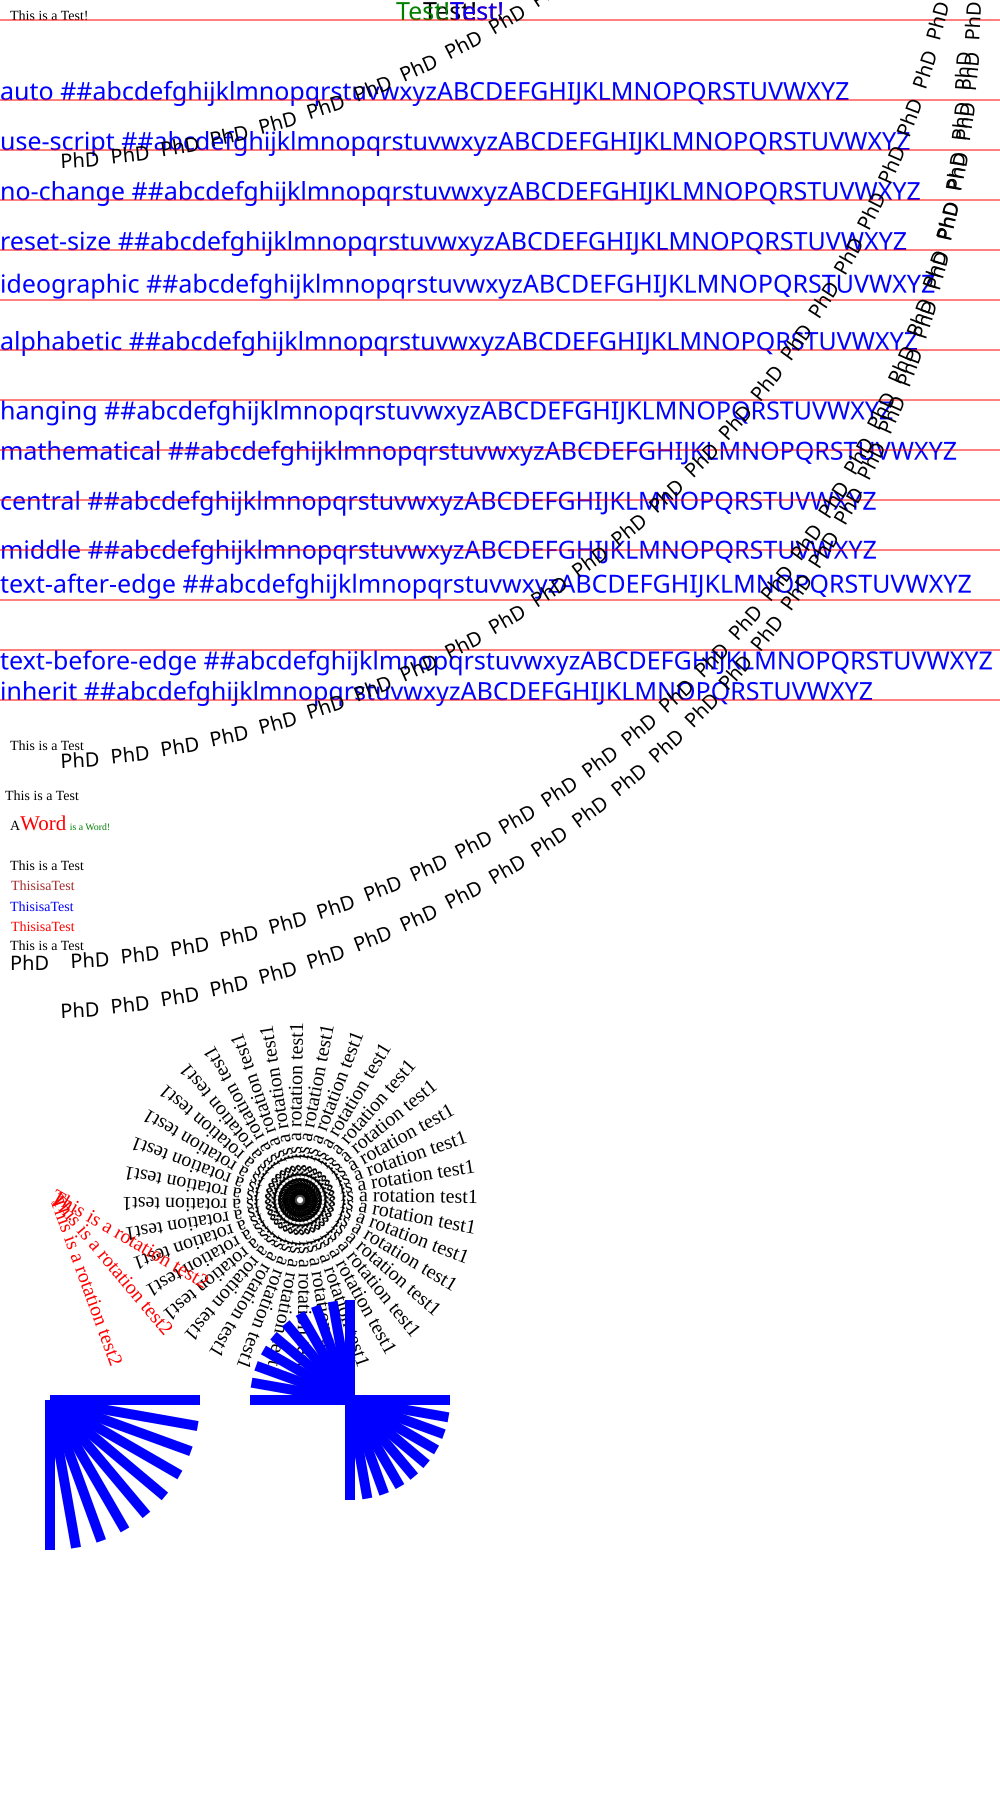

This figure's Python source:
#!/usr/bin/env python3
# coding: utf-8

import svgwrite

dwg = svgwrite.Drawing("text.example.svg", (1000, 1800), debug=True)
paragraph = dwg.add(dwg.g(font_size=14))
paragraph.add(dwg.text("This is a Test!", (10,20)))

#横向位置
paragraph.add(dwg.text("Test!", insert=(450, 20),
        text_anchor='middle', font_family="sans-serif", font_size='25px', fill='black'))
paragraph.add(dwg.text("Test!", insert=(450, 20),
        text_anchor='start', font_family="sans-serif", font_size='25px', fill='red'))
paragraph.add(dwg.text("Test!", insert=(450, 20),
        text_anchor='end', font_family="sans-serif", font_size='25px', fill='green'))
paragraph.add(dwg.text("Test!", insert=(450, 20),
        text_anchor='inherit', font_family="sans-serif", font_size='25px', fill='blue'))
dwg.add(dwg.line((0,20),(1000,20),stroke="red"))

#纵向位置
poslist=["auto", "use-script", "no-change", "reset-size", "ideographic", "alphabetic", "hanging", "mathematical", "central", "middle", "text-after-edge", "text-before-edge", "inherit"]
allpos = "\t##abcdefghijklmnopqrstuvwxyzABCDEFGHIJKLMNOPQRSTUVWXYZ"
y = 100
for db in poslist:
    paragraph.add(dwg.text(db+allpos, insert=(0, y),
        dominant_baseline=db, font_family="sans-serif", font_size='25px', fill='blue'))
    dwg.add(dwg.line((0,y),(1000,y),stroke="red"))
    y = y + 50

#字符纵向位移
paragraph.add(dwg.text("This is a Test", x=[10], y=[y, y+5,y+10, y+15, y+20]))
#字符横向位置
paragraph.add(dwg.text("This is a Test", x=[5, 10, 20, 25, 30, 100], y=[y+50]))
#字符串内部格式变化
atext = dwg.text("A", font_size='1.0em', insert=(10, y+80))
atext.add(dwg.tspan(' Word', font_size='1.5em', fill='red'))
atext.add(dwg.tspan(' is a Word!', font_size='0.7em', fill='green'))
paragraph.add(atext)

#字符串位移
paragraph.add(dwg.text("This is a Test", (10, y+120)))
paragraph.add(dwg.text("ThisisaTest", (10, y+140), dx=[1,2,3,4,5,6,7,8,9,10,11,12,13,14,15], fill = "brown"))
paragraph.add(dwg.text("ThisisaTest", (10, y+160), dy=[1,2,3,4,5,6,7,8,9,10,11,12,13,14,15], fill = "blue"))
paragraph.add(dwg.text("ThisisaTest", (10, y+180), dx=[1,2,3,4,5,6,7,8,9,10,11,12,13,14,15], dy=[1,2,3,4,5,6,7,8,9,10,11,12,13,14,15], fill = "red"))

#字符串中单个字符旋转
paragraph.add(dwg.text("This is a Test", (10, y+200), rotate=[90]))


#paragraph.add(dwg.text("This is a Test", (10, y+220),  transform="rotate(30)"))
#字符串整体旋转

#错误的方法
text = dwg.add(dwg.g(id = "text.group", font_family="sans-serif", font_size=20, fill='black'))
text.add(dwg.text("PhD", insert=(10, y+220)))
for i in range(3,90,3):
    rottext = "translate(10,0)rotate(-"+ str(i) + ")"
    text.add(dwg.text("PhD", insert=(10, y+220), transform=rottext))
for i in range(3,90,3):
    rottext = "translate(0,50)rotate(-"+ str(i) + ")"
    text.add(dwg.text("PhD", insert=(10, y+220), transform=rottext))
for i in range(3,90,3):
    rottext = "translate(0,-200)rotate(-"+ str(i) + ")"
    text.add(dwg.text("PhD", insert=(10, y+220), transform=rottext))
for i in range(3,90,3):
    rottext = "translate(0,-800)rotate(-"+ str(i) + ")"
    text.add(dwg.text("PhD", insert=(10, y+220), transform=rottext))

#正确的两种方法
#1
textrotation0 = dwg.add(dwg.g(transform="translate(300,1200)"))
for i in range(1, 360, 10):
    textrotation1= textrotation0.add(dwg.g(transform="rotate(" + str(i) + ")"))
    textrotation1.add(dwg.text("This is a rotation test1", insert = (0, 0), fill = "black", font_size="20"))
#2
dwg.add(dwg.text("This is a rotation test2", insert = (0, 0), fill = "red", font_size="20", transform="translate(50, 1200)rotate(30)"))
dwg.add(dwg.text("This is a rotation test2", insert = (0, 0), fill = "red", font_size="20", transform="translate(50, 1200)rotate(50)"))
dwg.add(dwg.text("This is a rotation test2", insert = (0, 0), fill = "red", font_size="20", transform="translate(50, 1200)rotate(70)"))

#直线以其一端为圆心旋转
dwg.add(dwg.line(start = (0, 0), end = (150,0),stroke_width=10, stroke="blue",  transform="translate(50, 1400)rotate(0)"))
dwg.add(dwg.line(start = (0, 0), end = (150,0),stroke_width=10, stroke="blue",  transform="translate(50, 1400)rotate(10)"))
dwg.add(dwg.line(start = (0, 0), end = (150,0),stroke_width=10, stroke="blue",  transform="translate(50, 1400)rotate(20)"))
dwg.add(dwg.line(start = (0, 0), end = (150,0),stroke_width=10, stroke="blue",  transform="translate(50, 1400)rotate(30)"))
dwg.add(dwg.line(start = (0, 0), end = (150,0),stroke_width=10, stroke="blue",  transform="translate(50, 1400)rotate(40)"))
dwg.add(dwg.line(start = (0, 0), end = (150,0),stroke_width=10, stroke="blue",  transform="translate(50, 1400)rotate(50)"))
dwg.add(dwg.line(start = (0, 0), end = (150,0),stroke_width=10, stroke="blue",  transform="translate(50, 1400)rotate(60)"))
dwg.add(dwg.line(start = (0, 0), end = (150,0),stroke_width=10, stroke="blue",  transform="translate(50, 1400)rotate(70)"))
dwg.add(dwg.line(start = (0, 0), end = (150,0),stroke_width=10, stroke="blue",  transform="translate(50, 1400)rotate(80)"))
dwg.add(dwg.line(start = (0, 0), end = (150,0),stroke_width=10, stroke="blue",  transform="translate(50, 1400)rotate(90)"))

#直线以其中心为圆心旋转
dwg.add(dwg.line(start = (-100, 0), end = (100,0),stroke_width=10, stroke="blue",  transform="translate(350, 1400)rotate(0)"))
dwg.add(dwg.line(start = (-100, 0), end = (100,0),stroke_width=10, stroke="blue",  transform="translate(350, 1400)rotate(10)"))
dwg.add(dwg.line(start = (-100, 0), end = (100,0),stroke_width=10, stroke="blue",  transform="translate(350, 1400)rotate(20)"))
dwg.add(dwg.line(start = (-100, 0), end = (100,0),stroke_width=10, stroke="blue",  transform="translate(350, 1400)rotate(30)"))
dwg.add(dwg.line(start = (-100, 0), end = (100,0),stroke_width=10, stroke="blue",  transform="translate(350, 1400)rotate(40)"))
dwg.add(dwg.line(start = (-100, 0), end = (100,0),stroke_width=10, stroke="blue",  transform="translate(350, 1400)rotate(50)"))
dwg.add(dwg.line(start = (-100, 0), end = (100,0),stroke_width=10, stroke="blue",  transform="translate(350, 1400)rotate(60)"))
dwg.add(dwg.line(start = (-100, 0), end = (100,0),stroke_width=10, stroke="blue",  transform="translate(350, 1400)rotate(70)"))
dwg.add(dwg.line(start = (-100, 0), end = (100,0),stroke_width=10, stroke="blue",  transform="translate(350, 1400)rotate(80)"))
dwg.add(dwg.line(start = (-100, 0), end = (100,0),stroke_width=10, stroke="blue",  transform="translate(350, 1400)rotate(90)"))
print(textrotation1.attribs)
print("hello")
dwg.save()
